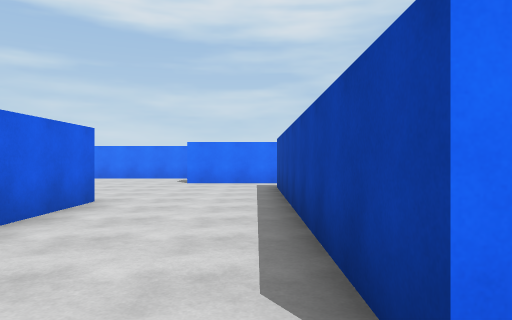
view 1 (above)

18 first-person views from a walk through a Unity game level. The camera is 1.3 m above the floor, looks level and sees 70° across. The floor is counted in squares, 2 m on a side. Each view is taken from the middle of a square. On the plan, view 1 faces up. The plan holds only what a view shows up to about 11 squares ahead; the rest is blank. The player is left out. Surface patterns are stand-ins for the level's own textures.

view 2
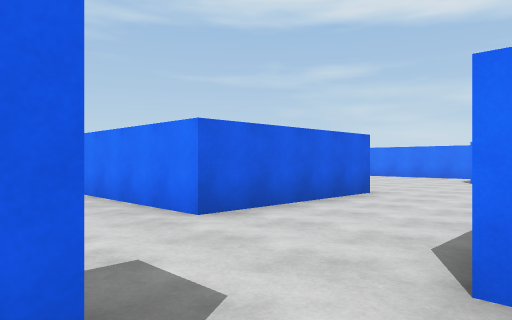

view 3
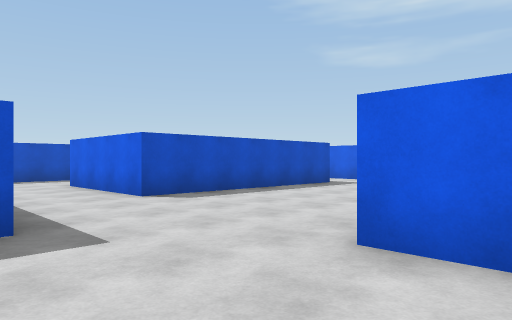

view 4
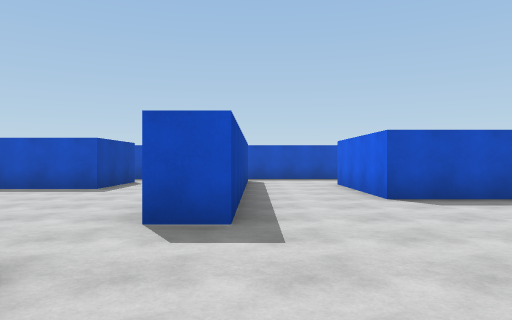

view 5
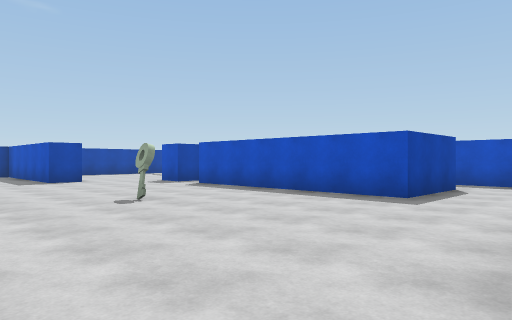

view 6
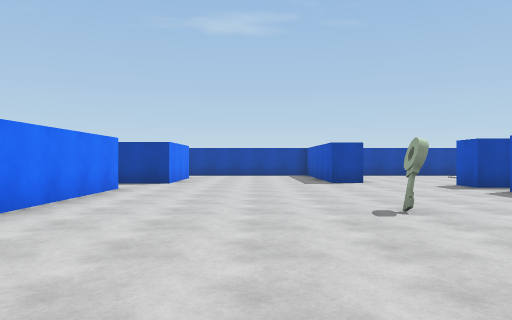

view 7
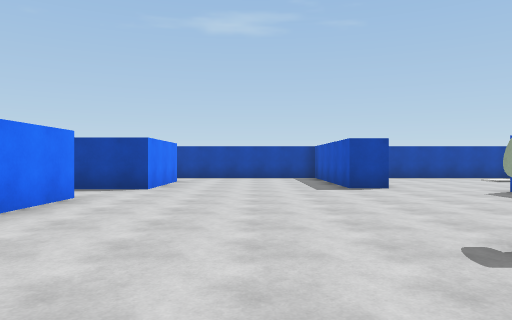

view 8
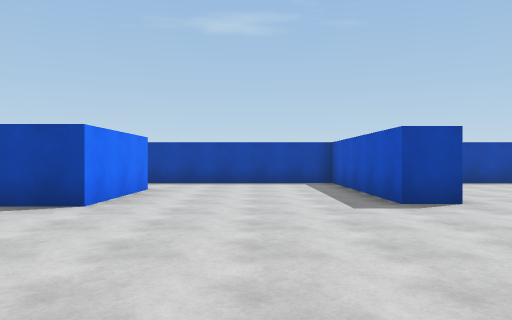

view 9
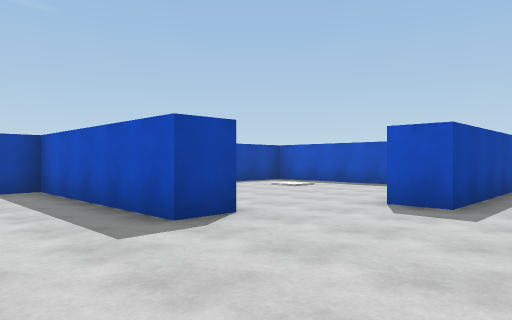

view 10
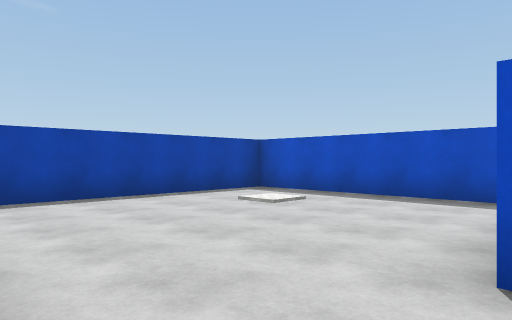

view 11
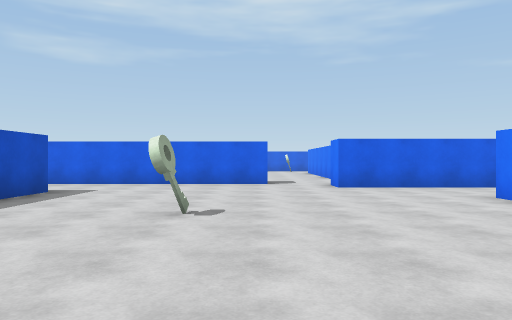

view 12
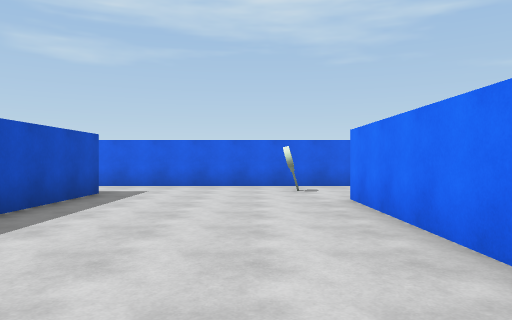

view 13
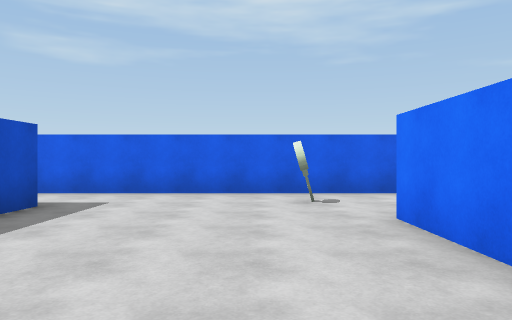

view 14
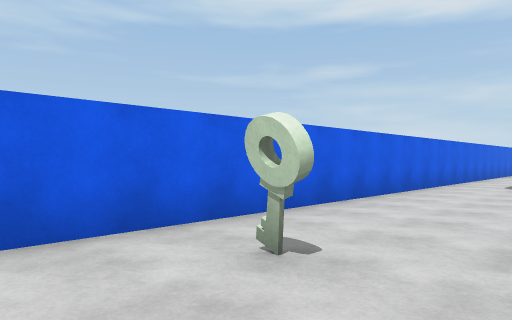

view 15
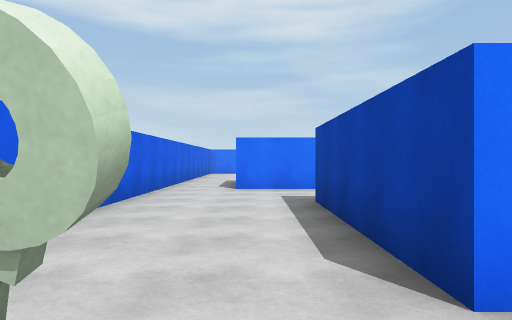

view 16
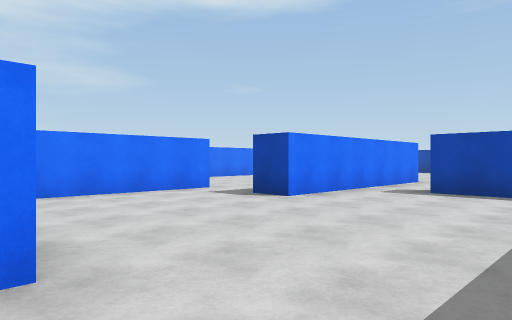

view 17
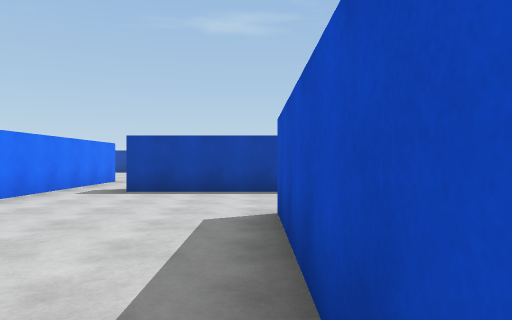

view 18
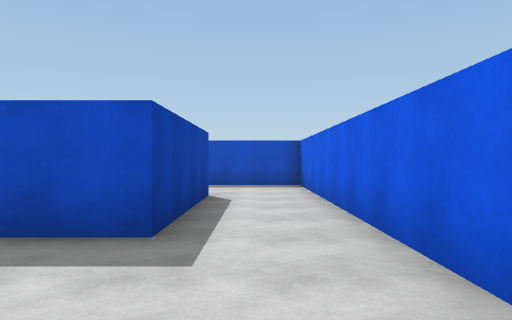

### Floor plan
Points are (right, up) in squares from view 1. A wall is a line through its corners. A room is listed if a view was taken in it or the views show most of it. See-through windows are left out.
Room 1 (views 1, 3, 4, 5, 12, 13, 14, 15, 16, 17, 18)
walls: (-9.1, 0.6) (-9.8, 0.6); (-9.5, 1) (-9.5, 0.5); (-6.6, 5.7) (-2.5, 5.7) (-2.5, 1.6) (-8.1, 1.6) (-8.1, 5.8); (0.5, 0.9) (0.5, 8.8); (-6.4, 8.2) (-9.5, 8.2); (-9.1, -6.8) (-9.1, -3.1) (-3.2, -3.1) (-3.2, -6.8); (-0.8, -7.5) (-0.8, -0.7) (0.1, -0.7); (-11.1, 8.4) (-11.1, -9.4) (-8.8, -9.4); (-3.1, -9.4) (-2.5, -9.4); (0.6, 10.2) (-1.9, 10.2) (-1.9, 11.2); (-1.6, 12.9) (-5.4, 12.9)
low walls: (-9.5, 0.8) (-10, 0.8)
ways out: opening at (0, 0) to room 2; opening at (-10.5, 9.5); opening at (-1, 12); opening at (1, 9.5)
Room 2 (views 2, 6, 7, 8, 9, 10, 11)
walls: (5.4, -2) (6, -2); (11.4, -3.1) (11.4, -2.2) (16.3, -2.2) (16.3, 1.4); (9.4, 3.1) (3.6, 3.1); (9.5, -7.6) (9.5, -5.2) (10.5, -5.2); (1.4, 0.9) (0.5, 0.9); (14.1, 2.4) (11.1, 2.4); (2.6, -7.8) (2.6, -5.2) (8.6, -5.2); (0.1, -0.7) (0.1, -6.6)
ways out: opening at (0, 0) to room 1; opening at (11, -5) to room 3; opening at (1.5, -6.5); opening at (2.5, 2.5); opening at (9, -6.5); opening at (10, 3); opening at (15.5, 2)
Room 3 (no view inside)
walls: (11.2, -9.4) (16.3, -9.4) (16.3, -4)
ways out: opening at (11, -5) to room 2

Positions as (right, up) in squares from view 1, and headings:
1: (0, 0), facing up
2: (1, -1), facing up-left
3: (0, 3), facing down-left
4: (-1, 3), facing down
5: (0, 1), facing down-right
6: (1, 0), facing right
7: (3, 0), facing right
8: (6, 0), facing right
9: (8, 0), facing down-right
10: (10, -3), facing down-right
11: (10, -1), facing left
12: (-2, 0), facing left
13: (-4, 0), facing left
14: (-8, -1), facing up-left
15: (-9, 0), facing up
16: (-7, 6), facing up-right
17: (-7, 6), facing right
18: (-10, 0), facing down
